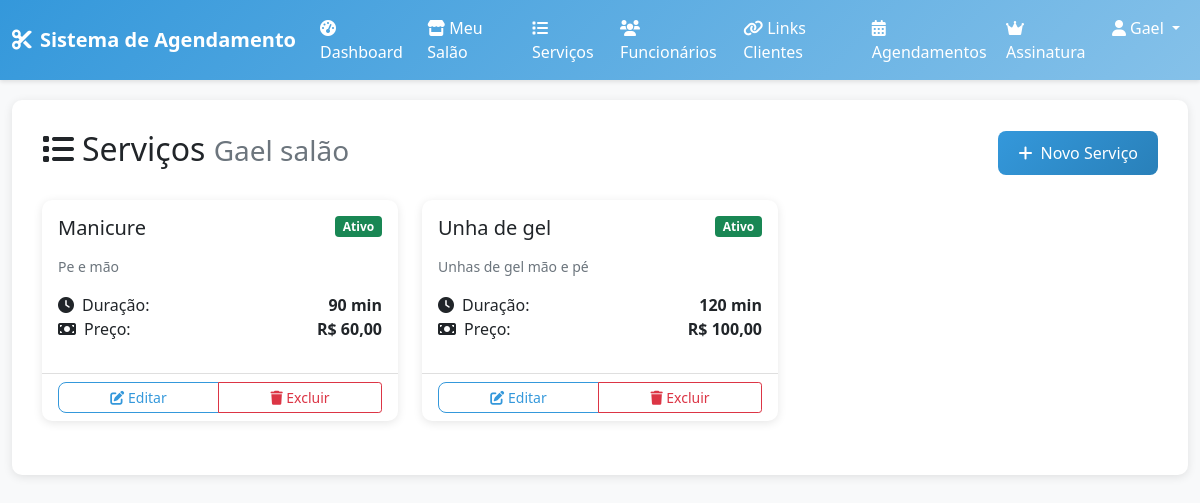
Page /salons/services/ (signed in) on the committed database.
### salons/models.py (models this page shows, shortened)
class Salon(models.Model):
    name = models.CharField(max_length=100, verbose_name="Nome do Salão")
    description = models.TextField(blank=True, null=True, verbose_name="Descrição")
    photo = models.ImageField(upload_to='salon_photos/', blank=True, null=True, verbose_name="Foto do Salão")
    address = models.CharField(max_length=200, verbose_name="Endereço")
    city = models.CharField(max_length=100, verbose_name="Cidade")
    state = models.CharField(max_length=2, verbose_name="Estado")
    zip_code = models.CharField(max_length=10, verbose_name="CEP")
    phone = models.CharField(max_length=15, verbose_name="Telefone")
    email = models.EmailField(verbose_name="Email")
    owner = models.OneToOneField(User, on_delete=models.CASCADE, related_name='salon', verbose_name="Proprietário")
    weekdays_open = models.TimeField(blank=True, null=True, verbose_name="Segunda à Sexta - Abertura")
    weekdays_close = models.TimeField(blank=True, null=True, verbose_name="Segunda à Sexta - Fechamento")
    saturday_open = models.TimeField(blank=True, null=True, verbose_name="Sábado - Abertura")
    saturday_close = models.TimeField(blank=True, null=True, verbose_name="Sábado - Fechamento")
    sunday_open = models.TimeField(blank=True, null=True, verbose_name="Domingo - Abertura")
    sunday_close = models.TimeField(blank=True, null=True, verbose_name="Domingo - Fechamento")
    created_at = models.DateTimeField(auto_now_add=True)
    updated_at = models.DateTimeField(auto_now=True)
    class Meta:
        verbose_name = "Salão"
        verbose_name_plural = "Salões"

class Service(models.Model):
    salon = models.ForeignKey(Salon, on_delete=models.CASCADE, related_name='services', verbose_name="Salão")
    name = models.CharField(max_length=100, verbose_name="Nome do Serviço")
    description = models.TextField(blank=True, null=True, verbose_name="Descrição")
    duration = models.PositiveIntegerField(verbose_name="Duração (minutos)")
    price = models.DecimalField(max_digits=10, decimal_places=2, verbose_name="Preço")
    is_active = models.BooleanField(default=True, verbose_name="Ativo")
    created_at = models.DateTimeField(auto_now_add=True)
    updated_at = models.DateTimeField(auto_now=True)
    class Meta:
        verbose_name = "Serviço"
        verbose_name_plural = "Serviços"
        ordering = ['name']

### subscriptions/views.py (the view)
    def wrapper(request, *args, **kwargs):
        if not request.user.is_authenticated:
            return redirect('accounts:login')
        if request.user.profile.user_type != 'owner':
            messages.error(request, 'Acesso negado.')
            return redirect('accounts:dashboard')
        subscription = getattr(request.user, 'subscription', None)
        if not subscription or not subscription.is_active():
            messages.warning(request, 'Sua assinatura expirou. Renove para continuar usando o sistema.')
            return redirect('subscriptions:detail')
        return view_func(request, *args, **kwargs)

### salons/views.py (called while the page is built)
@subscription_required
def services_list(request):
    salon = request.user.salon
    services = salon.services.all().order_by('name')
    return render(request, 'salons/services_list.html', {
        'services': services,
        'salon': salon
    })

### subscriptions/models.py (called while the page is built)
    def is_active(self):
        return self.status == 'active' and self.end_date > timezone.now()

### subscriptions/views.py (called while the page is built)
def subscription_required(view_func):
    def wrapper(request, *args, **kwargs):
        if not request.user.is_authenticated:
            return redirect('accounts:login')
        if request.user.profile.user_type != 'owner':
            messages.error(request, 'Acesso negado.')
            return redirect('accounts:dashboard')
        subscription = getattr(request.user, 'subscription', None)
        if not subscription or not subscription.is_active():
            messages.warning(request, 'Sua assinatura expirou. Renove para continuar usando o sistema.')
            return redirect('subscriptions:detail')
        return view_func(request, *args, **kwargs)
    return wrapper

### templates/salons/services_list.html (shortened to what this page needs)
{% extends 'base/base.html' %}
{% block content %}
<div class="row">
    <div class="col-12">
        <div class="d-flex justify-content-between align-items-center mb-4">
            <h2>
                <i class="fas fa-list me-2"></i>Serviços
                <small class="text-muted">{{ salon.name }}</small>
            </h2>
            <a href="{% url 'salons:create_service' %}" class="btn btn-primary">
                <i class="fas fa-plus me-2"></i>Novo Serviço
            </a>
        </div>
        {% if services %}
            <div class="row">
                {% for service in services %}
                    <div class="col-md-6 col-lg-4 mb-4">
                        <div class="card h-100">
                            <div class="card-body">
                                <div class="d-flex justify-content-between align-items-start mb-3">
                                    <h5 class="card-title mb-0">{{ service.name }}</h5>
                                    <span class="badge {% if service.is_active %}bg-success{% else %}bg-secondary{% endif %}">
                                        {% if service.is_active %}Ativo{% else %}Inativo{% endif %}
                                    </span>
                                </div>
                                {% if service.description %}
                                    <p class="card-text text-muted small">{{ service.description|truncatewords:15 }}</p>
                                {% endif %}
                                <div class="mb-3">
                                    <div class="d-flex justify-content-between">
                                        <span><i class="fas fa-clock me-2"></i>Duração:</span>
                                        <strong>{{ service.duration }} min</strong>
                                    </div>
                                    <div class="d-flex justify-content-between">
                                        <span><i class="fas fa-money-bill me-2"></i>Preço:</span>
                                        <strong>R$ {{ service.price }}</strong>
                                    </div>
                                </div>
                            </div>
                            <div class="card-footer bg-transparent">
                                <div class="btn-group w-100" role="group">
                                    <a href="{% url 'salons:edit_service' service.id %}" class="btn btn-outline-primary btn-sm">
                                        <i class="fas fa-edit"></i> Editar
                                    </a>
                                    <a href="{% url 'salons:delete_service' service.id %}" class="btn btn-outline-danger btn-sm">
                                        <i class="fas fa-trash"></i> Excluir
                                    </a>
                                </div>
                            </div>
                        </div>
                    </div>
                {% endfor %}
            </div>
        {% endif %}
    </div>
</div>
{% endblock %}

### templates/base/base.html (shortened to what this page needs)
<!DOCTYPE html>
<html lang="pt-br">
<head>
    <link href="https://cdn.jsdelivr.net/npm/bootstrap@5.1.3/dist/css/bootstrap.min.css" rel="stylesheet">
    <link href="https://cdnjs.cloudflare.com/ajax/libs/font-awesome/6.0.0/css/all.min.css" rel="stylesheet">
</head>
<body>
    <nav class="navbar navbar-expand-lg navbar-dark">
        <div class="container-fluid">
            <a class="navbar-brand" href="{% url 'core:landing_page' %}">
                <i class="fas fa-cut me-2"></i>Sistema de Agendamento
            </a>
            <div class="collapse navbar-collapse" id="navbarNav">
                <ul class="navbar-nav ms-auto">
                    {% if user.is_authenticated %}
                        {% if user.profile.user_type == 'owner' %}
                            <li class="nav-item">
                                <a class="nav-link" href="{% url 'salons:owner_dashboard' %}">
                                    <i class="fas fa-tachometer-alt me-1"></i>Dashboard
                                </a>
                            </li>
                            <li class="nav-item">
                                <a class="nav-link" href="{% url 'salons:edit_salon' %}">
                                    <i class="fas fa-store me-1"></i>Meu Salão
                                </a>
                            </li>
                            <li class="nav-item">
                                <a class="nav-link" href="{% url 'salons:services_list' %}">
                                    <i class="fas fa-list me-1"></i>Serviços
                                </a>
                            </li>
                            <li class="nav-item">
                                <a class="nav-link" href="{% url 'salons:employees_list' %}">
                                    <i class="fas fa-users me-1"></i>Funcionários
                                </a>
                            </li>
                            <li class="nav-item">
                                <a class="nav-link" href="{% url 'salons:manage_client_links' %}">
                                    <i class="fas fa-link me-1"></i>Links Clientes
                                </a>
                            </li>
                            <li class="nav-item">
                                <a class="nav-link" href="{% url 'salons:appointments_list' %}">
                                    <i class="fas fa-calendar-alt me-1"></i>Agendamentos
                                </a>
                            </li>
                            <li class="nav-item">
                                <a class="nav-link" href="{% url 'subscriptions:detail' %}">
                                    <i class="fas fa-crown me-1"></i>Assinatura
                                </a>
                            </li>
                        {% endif %}
                        <li class="nav-item dropdown">
                            <a class="nav-link dropdown-toggle" href="#" id="navbarDropdown" role="button" data-bs-toggle="dropdown">
                                <i class="fas fa-user me-1"></i>{{ user.first_name|default:user.username }}
                            </a>
                        </li>
                    {% endif %}
                </ul>
            </div>
        </div>
    </nav>
    <div class="container-fluid">
        <div class="main-content">
            {% block content %}
            {% endblock %}
        </div>
    </div>
</body>
</html>

### templates/base/base.html (style rules this page uses)
:root { --primary-color: #3498db; --primary-light: #85c1e9; --primary-dark: #2980b9; --secondary-color: #ecf0f1; --text-dark: #2c3e50; --text-light: #7f8c8d; }
body { background-color: #f8f9fa; font-family: 'Segoe UI', Tahoma, Geneva, Verdana, sans-serif; }
.navbar { background: linear-gradient(135deg, var(--primary-color), var(--primary-light)); box-shadow: 0 2px 4px rgba(0,0,0,0.1); }
.navbar-brand { font-weight: bold; color: white !important; }
.navbar-nav .nav-link { color: white !important; transition: color 0.3s; }
.main-content { background-color: white; border-radius: 10px; box-shadow: 0 2px 10px rgba(0,0,0,0.1); margin: 20px 0; padding: 30px; }
.card { border: none; border-radius: 10px; box-shadow: 0 2px 10px rgba(0,0,0,0.1); transition: transform 0.3s; }
.btn-primary { background: linear-gradient(135deg, var(--primary-color), var(--primary-dark)); border: none; border-radius: 8px; padding: 10px 20px; transition: all 0.3s; }
.btn-outline-primary { color: var(--primary-color); border-color: var(--primary-color); border-radius: 8px; }

### rows in the picture
Salon: name "Gael salão"
Service: name "Manicure", is_active "Ativo", description "Pe e mão", duration "90", price "60,00"
Service: name "Unha de gel", is_active "Ativo", description "Unhas de gel mão e pé", duration "120", price "100,00"

### other values in the picture
{{ user.first_name|default:user.username }} "Gael"
